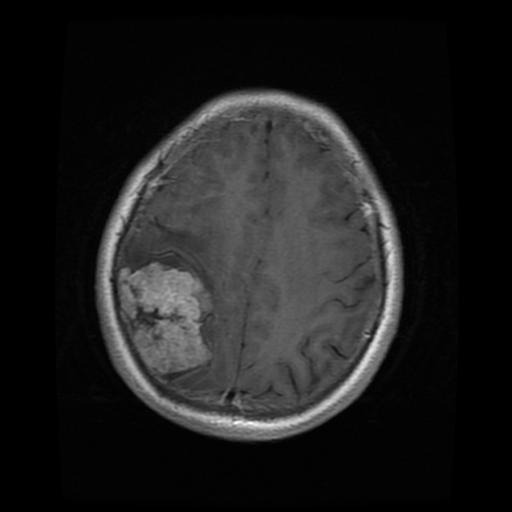
#> input picture archive/test/meningioma/Tr-me_0010.jpg, 512 x 512 px
$ python -i procesamiento_image.py   (imports and definitions only)   (older library calls are emulated)
#> lines starting #> are read from the running program, lines starting #| are printed output that depends on the picture; after the words box and inside, x2 and y2 are one past the last pixel; in counts of white or black regions, pixels touching at a corner belong together
import os
import glob
import cv2
import numpy as np
import matplotlib.pyplot as plt
from skimage.feature import graycomatrix, graycoprops
from sklearn.preprocessing import StandardScaler
from scipy import stats

# Configuración inicial
BASE_DIR = "D:/Google Drive/universidad/Tesis/Codigos/python/CNN_ANFIS/archive/test"
NUM_IMAGES_COMPARE = 15  # Número de imágenes para visualización comparativa
# [1 line not run here, left out]

def metodo1_preprocess(image_path):
    """Implementación del primer método de preprocesamiento"""
#> called with image_path = 'archive/test/meningioma/Tr-me_0010.jpg'
    try:
        img = cv2.imread(image_path, cv2.IMREAD_GRAYSCALE)
#> img is the input picture: shape (512, 512); min 0, max 255, mean 30
        if img is None:
            return None

        # CLAHE
        clahe = cv2.createCLAHE(clipLimit=3.0, tileGridSize=(8,8))
        img_clahe = clahe.apply(img)
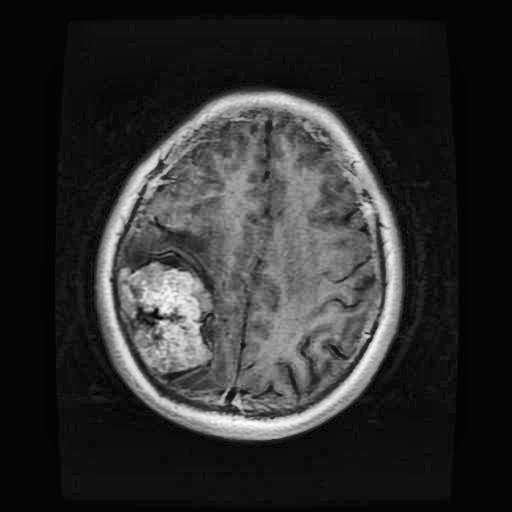
#> img_clahe: shape (512, 512); min 0, max 255, mean 45.5

        # Filtro Bilateral
        img_bilateral = cv2.bilateralFilter(img_clahe, 9, 75, 75)

        # Umbralización Adaptativa
        img_thresh = cv2.adaptiveThreshold(
            img_bilateral, 255, cv2.ADAPTIVE_THRESH_MEAN_C,
            cv2.THRESH_BINARY_INV, 15, 5)
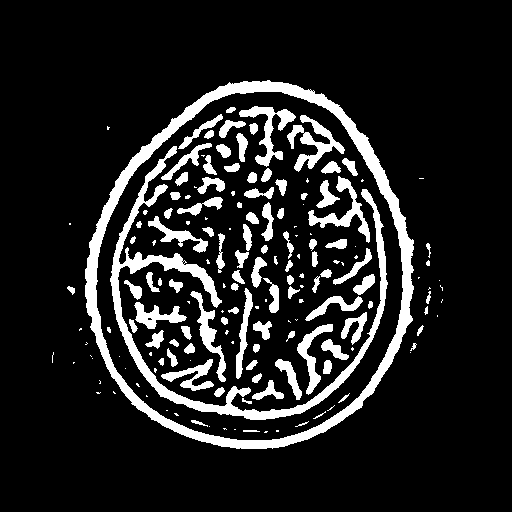
#> img_thresh: shape (512, 512); 13.2% white; 169 white regions (70 under 20 px), largest, box (x1, y1, x2, y2) and area: (85, 80, 414, 449) 10476, (110, 146, 388, 420) 6440, (287, 115, 345, 172) 1085

        # Morfología
        kernel = cv2.getStructuringElement(cv2.MORPH_CROSS, (3,3))
        img_morph = cv2.morphologyEx(img_thresh, cv2.MORPH_CLOSE, kernel, iterations=2)
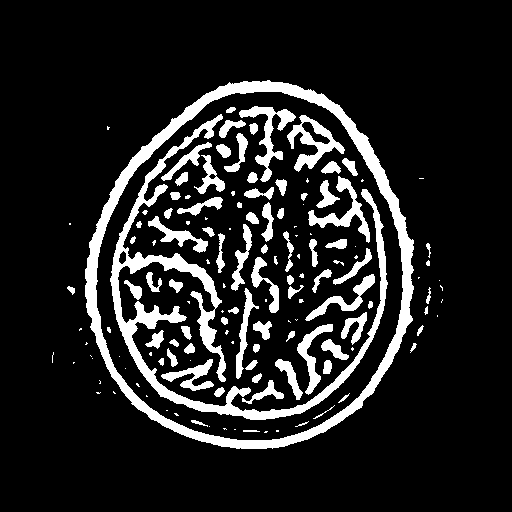
#> img_morph: shape (512, 512); 13.4% white; 142 white regions (60 under 20 px), largest, box (x1, y1, x2, y2) and area: (85, 80, 414, 449) 10517, (110, 114, 388, 420) 8482, (287, 115, 345, 172) 1129

        return img_morph
    except:
        return None

# [150 lines left out: functions metodo2_preprocess, extract_features, compare_preprocessing_methods, not called in this run]

# Obtener todas las rutas de imágenes
meningioma_paths = glob.glob(os.path.join(BASE_DIR, "meningioma", "Tr-me_*.jpg"))
notumor_paths = glob.glob(os.path.join(BASE_DIR, "notumor", "Tr-no_*.jpg"))
all_paths = meningioma_paths + notumor_paths

# Ejecutar comparación
# [2 lines not run here, left out]

>>> result = metodo1_preprocess('archive/test/meningioma/Tr-me_0010.jpg')

$ run again, on archive/test/meningioma/Tr-me_0015.jpg
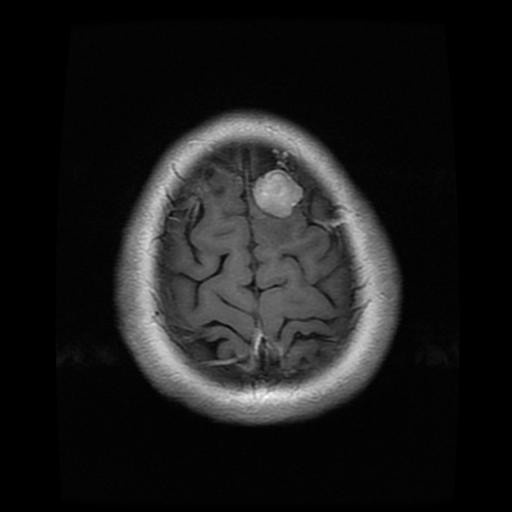
#> input picture archive/test/meningioma/Tr-me_0015.jpg, 512 x 512 px
#> in metodo1_preprocess, img is the input picture: shape (512, 512); min 0, max 255, mean 26.9
#> in metodo1_preprocess, `img_thresh = cv2.adaptiveThreshold( img_bilateral, 255, cv2.ADAPTIVE_T..`:
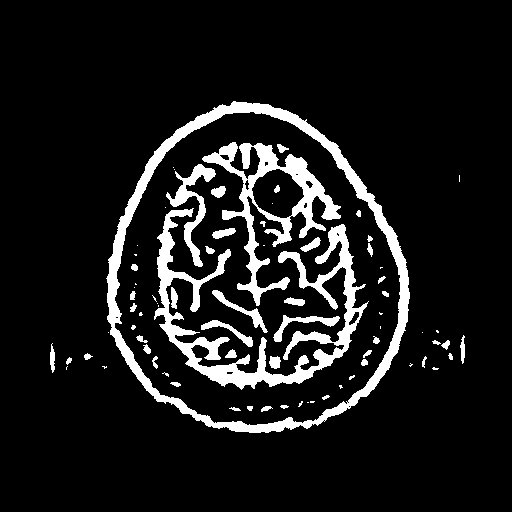
#> img_thresh: shape (512, 512); 10.2% white; 77 white regions (31 under 20 px), largest, box (x1, y1, x2, y2) and area: (106, 101, 410, 433) 8811, (154, 208, 369, 390) 8129, (202, 142, 341, 306) 5003
#> in metodo1_preprocess, `img_morph = cv2.morphologyEx(img_thresh, cv2.MORPH_CLOSE, kernel, iter..`:
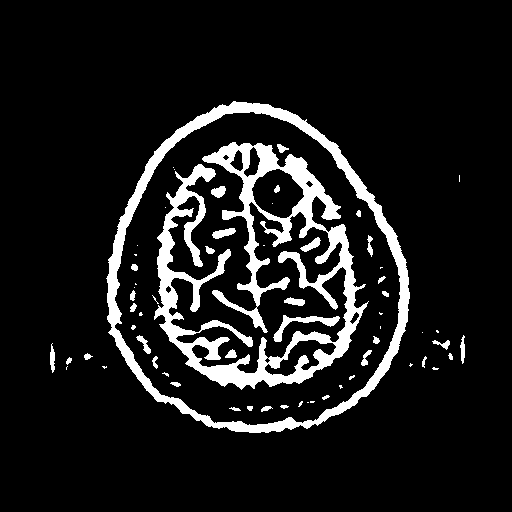
#> img_morph: shape (512, 512); 10.4% white; 63 white regions (28 under 20 px), largest, box (x1, y1, x2, y2) and area: (154, 142, 369, 390) 15870, (106, 101, 410, 433) 8893, (273, 315, 340, 342) 454

$ run again, on archive/test/meningioma/Tr-me_0016.jpg
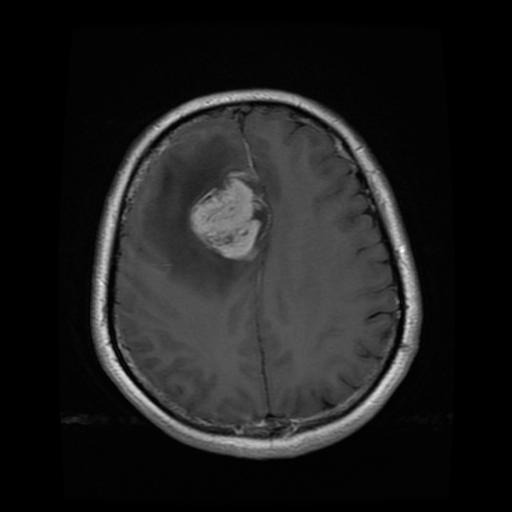
#> input picture archive/test/meningioma/Tr-me_0016.jpg, 512 x 512 px
#> in metodo1_preprocess, img is the input picture: shape (512, 512); min 0, max 255, mean 29.8
#> in metodo1_preprocess, `img_thresh = cv2.adaptiveThreshold( img_bilateral, 255, cv2.ADAPTIVE_T..`:
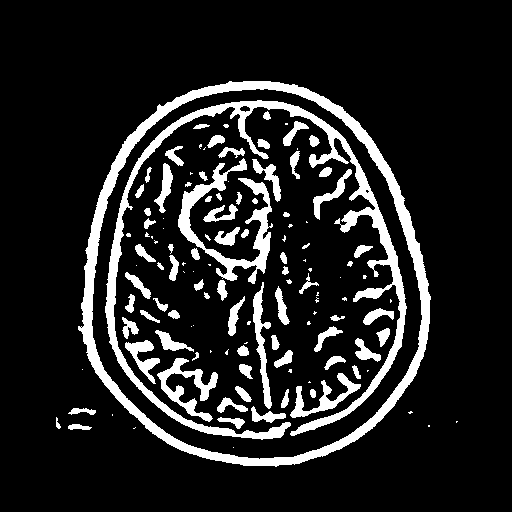
#> img_thresh: shape (512, 512); 13.4% white; 127 white regions (49 under 20 px), largest, box (x1, y1, x2, y2) and area: (78, 81, 431, 467) 10536, (105, 100, 407, 440) 8954, (178, 158, 273, 284) 2911
#> in metodo1_preprocess, `img_morph = cv2.morphologyEx(img_thresh, cv2.MORPH_CLOSE, kernel, iter..`:
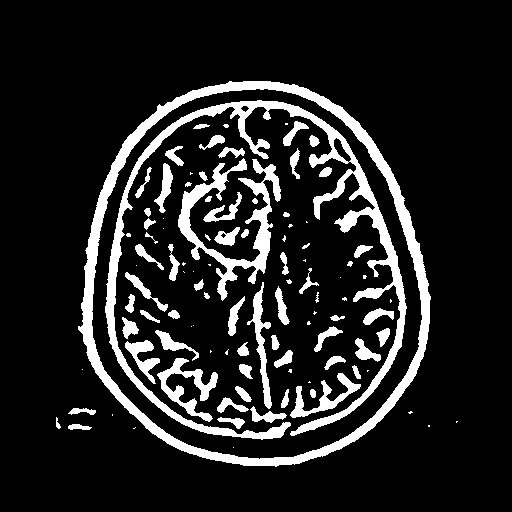
#> img_morph: shape (512, 512); 13.6% white; 103 white regions (37 under 20 px), largest, box (x1, y1, x2, y2) and area: (78, 81, 431, 467) 10571, (105, 100, 407, 440) 9673, (178, 158, 281, 301) 3661
